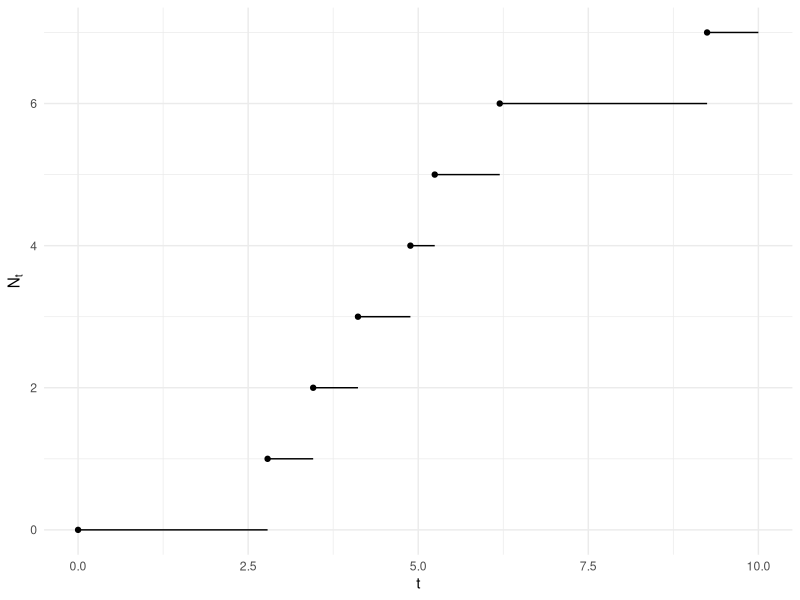

Write the R code that produced this figure.
############################################################
# Poisson process
# Author: Jose A. Perusquia Cortes
# Affil:  Facultad de Ciencias-UNAM
# Module: Stochastic Simulation 
############################################################

############################################################
# Libraries
library(ggplot2)         # Version 4.0.2
library(ggthemes)        # Version 5.2.0
library(dplyr)           # Version 1.2.0
############################################################

############################################################
# Function that simulates a path of the Poisson process
PoisProcess = function(lambda,t){
  
  # Check the parameters
  if(lambda<=0){
    stop('lambda must be positive')
  }
  
  if(t<=0){
    stop('t must be positive')
  }
  
  # Simulate the number of events
  Xt = rpois(1,lambda*t)
  
  # Given the number of events we sample uniform times
  # and sort them
  times = sort(runif(Xt,0,t))
  
  # Return a data frame with times and events
  res = data.frame(
    t = c(0,times),
    N = c(0:Xt)
  )
  
  return(res)
}
############################################################

############################################################
# Sample path
set.seed(314159)
lambda = 1
t = 10
Nt = PoisProcess(lambda,t)


# Plot the path
segments = data.frame(
  x = Nt$t,
  xend = c(Nt$t[-1],t),
  y = Nt$N,
  yend = Nt$N
)

ggplot(data=Nt,aes(x=t,y=N))+
  geom_point()+
  geom_segment(data=segments,
               aes(x=x,y=y,xend=xend,yend=yend))+
  labs(x=expression(t),y=expression(N[t]))+
  theme_minimal()

############################################################
